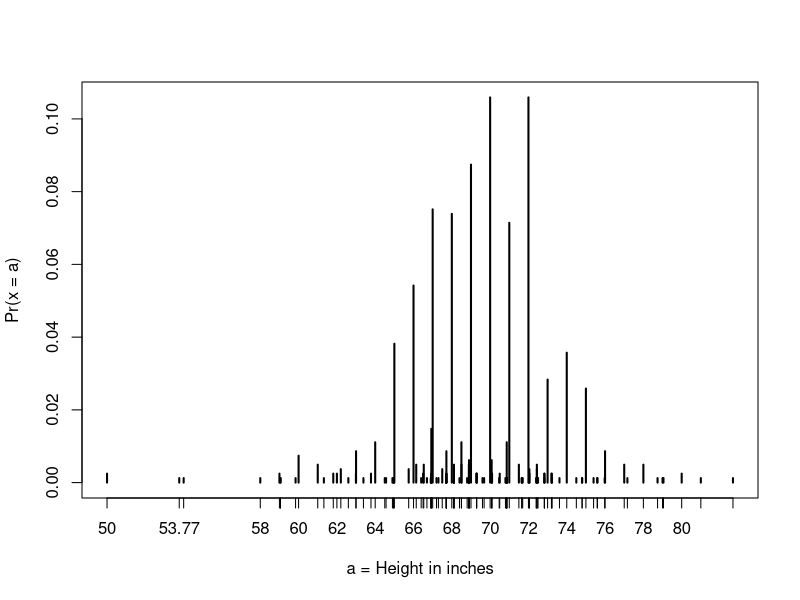
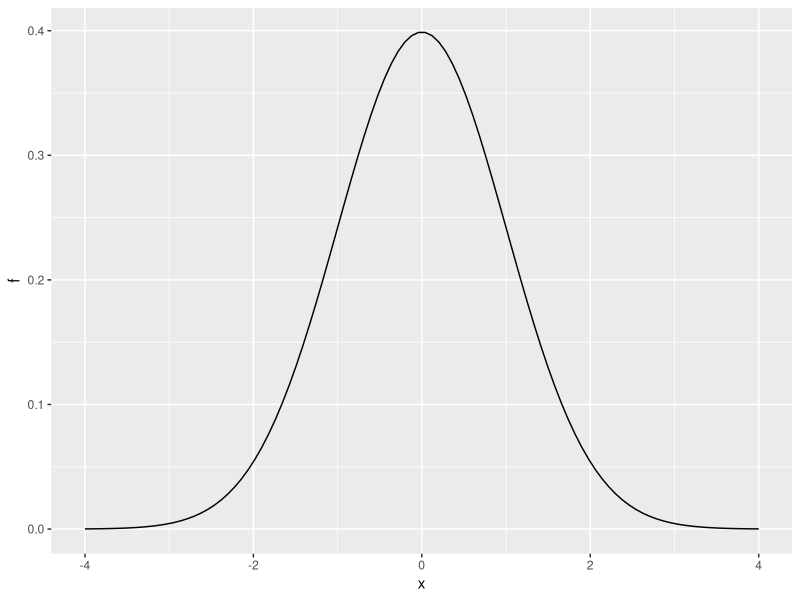
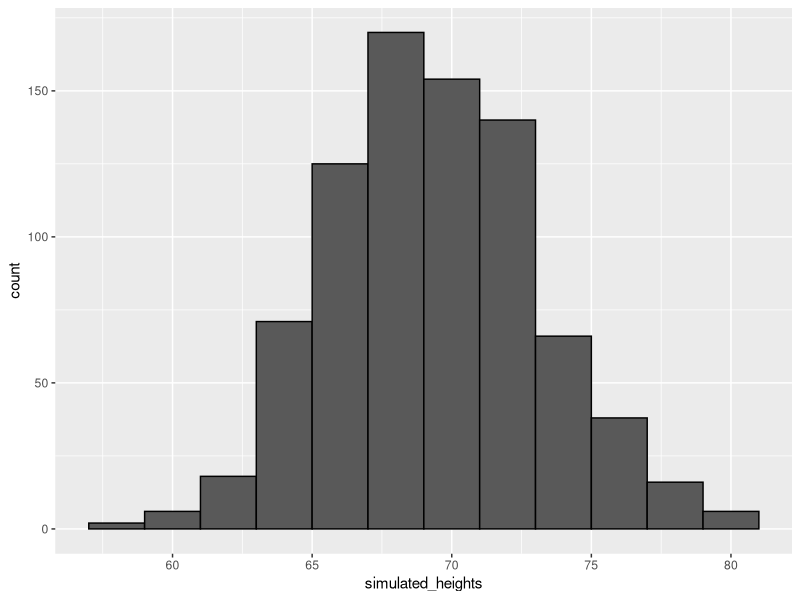
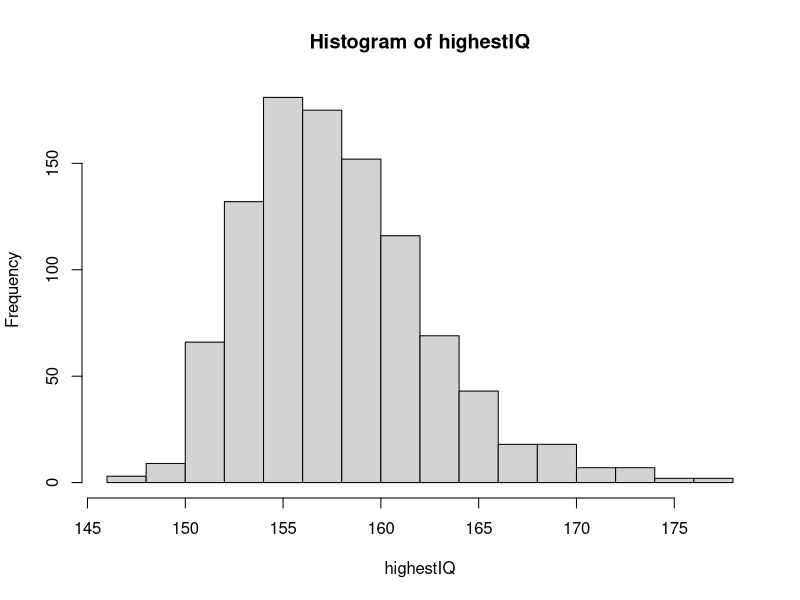
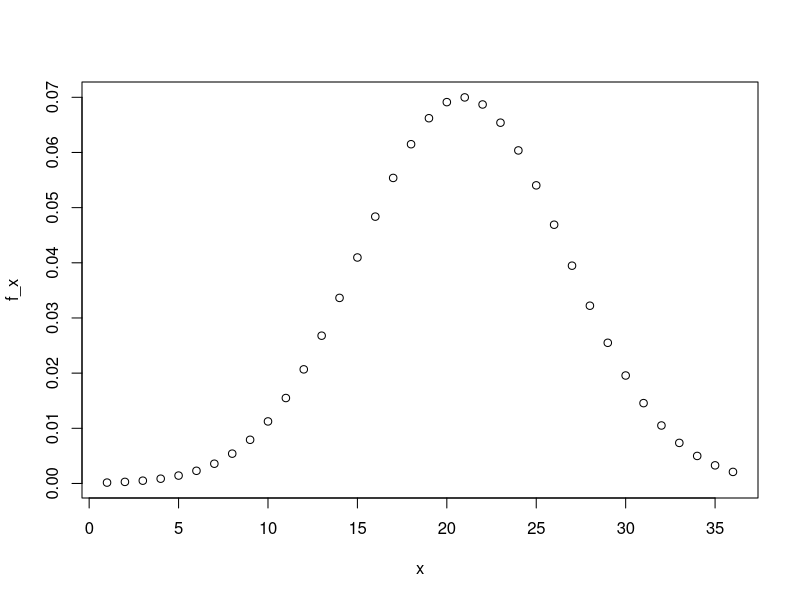
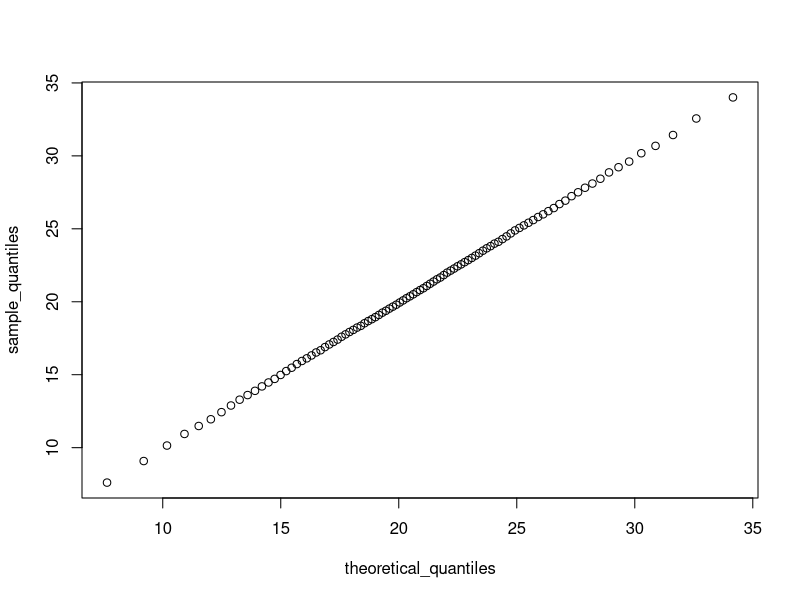

Here is the R script that generated these plots, in order:
library(tidyverse)
library(dslabs)
data(heights)
x <- heights %>% filter(sex == "Male") %>% pull(height)
F <- function(a) mean(x<=a)

# probability that a random student height is greater than 70.5 inches
1-F(70.5)
# theoretical calculation of the above using normal approximation of male heights
1-pnorm(70.5, mean(x), sd(x))

# plot distribution of exact heights in data
plot(prop.table(table(x)), xlab = "a = Height in inches", ylab = "Pr(x = a)")

# Plotting the probability density for the normal distribution
library(tidyverse)
x <- seq(-4, 4, length=100)
data.frame(x, f = dnorm(x)) %>% 
  ggplot(aes(x,f)) +
  geom_line()

# define x as male heights from dslabs data
library(tidyverse)
library(dslabs)
data(heights)
x <- heights %>% filter(sex == "Male") %>% pull(height)

# generate simulated height data using normal distribution - both datasets should have n observations
n <- length(x)
avg <- mean(x)
s <- sd(x)
simulated_heights <- rnorm(n, avg, s)

# plot distribution of simulated_heights
data.frame(simulated_heights = simulated_heights) %>%
  ggplot(aes(simulated_heights)) +
  geom_histogram(color="black", binwidth = 2)

# Monte Carlo simulation of tallest person over 7 feet
B <- 10000
tallest <- replicate(B, {
  simulated_data <- rnorm(800, avg, s)
  max(simulated_data)
})
mean(tallest >= 7*12)

# Assume the distribution of female heights is approximated by a normal distribution 
# with a mean of 64 inches and a standard deviation of 3 inches. If we pick a female 
# at random, what is the probability that she is 5 feet or shorter?

pnorm(5*12, 64, 3)

# Assume the distribution of female heights is approximated by a normal distribution 
# with a mean of 64 inches and a standard deviation of 3 inches. If we pick a female 
# at random, what is the probability that she is 6 feet or taller?

1-pnorm(72, 64, 3)

# Assume the distribution of female heights is approximated by a normal distribution 
# with a mean of 64 inches and a standard deviation of 3 inches. If we pick a female 
# at random, what is the probability that she is between 61 and 67 inches?

pnorm(67, 64, 3) - pnorm(61, 64, 3)

# Repeat the previous exercise, but convert everything to centimeters. That is, 
# multiply every height, including the standard deviation, by 2.54. What is the answer now?

pnorm(67*2.54, 64*2.54, 3*2.54) - pnorm(61*2.54, 64*2.54, 3*2.54)

# Imagine the distribution of male adults is approximately normal with an average of 
# 69 inches and a standard deviation of 3 inches. How tall is a male in the 99th percentile?

qnorm(0.99, 69, 3)

# The distribution of IQ scores is approximately normally distributed. The average is 100 
# and the standard deviation is 15. Suppose you want to know the distribution of the highest 
# IQ across all graduating classes if 10,000 people are born each in your school district. 
# Run a Monte Carlo simulation with B=1000 generating 10,000 IQ scores and keeping the highest. 
# Make a histogram
B <- 1000
highestIQ <- replicate(B, {
  simulated_data <- rnorm(10000, 100, 15)
  max(simulated_data)
})
hist(highestIQ)


# ACT scores
# 
set.seed(16, sample.kind = "Rounding")

# Generate a normal distribution of 10000 tests with a mean of 20.9 and standard deviation of 5.7. 
# Save these values as act_scores.

act_scores <- rnorm(10000, 20.9, 5.7)

# What is the mean of act_scores?
mean(act_scores)

# What is the standard deviation of act_scores?
sd(act_scores)

# In act_scores, how many perfect scores are there out of 10,000 simulated tests?
sum(act_scores >= 36)

# In act_scores, what is the probability of an ACT score greater than 30?
mean(act_scores > 30)

# In act_scores, what is the probability of an ACT score less than or equal to 10?
mean(act_scores <= 10)

# Set x equal to the sequence of integers 1 to 36. Use dnorm to determine the 
# value of the probability density function over x given a mean of 20.9 and standard 
# deviation of 5.7; save the result as f_x. Plot x against f_x.

library(tidyverse)
x <- seq(1, 36)
f_x <- dnorm(x, 20.9, 5.7)
plot(x, f_x)

# Convert act_scores to Z-scores.
z <- (act_scores - mean(act_scores))/sd(act_scores)

# What is the probability of a Z-score greater than 2 (2 standard deviations above the mean)?
mean(z > 2)

# What ACT score value corresponds to 2 standard deviations above the mean (Z = 2)?
z <- 2
x <- z*sd(act_scores) + mean(act_scores)

# Use qnorm() to determine the 97.5th percentile of normally distributed data with 
# the mean and standard deviation observed in act_scores.
# What is the 97.5th percentile of act_scores?

qnorm(0.975, mean(act_scores), sd(act_scores))

# Write a function that takes a value and produces the probability of an ACT score less than 
# or equal to that value (the CDF). Apply this function to the range 1 to 36.

x <- seq(1, 36)
f <- function(x){
  mean(act_scores <= x)
}
cdf <- sapply(x, f)

# What is the minimum integer score such that the probability of that score or lower is at least .95?
#data.frame(score = x, cdf = cdf) %>% filter(cdf > 0.95) %>% min(.$score)
min(which(cdf >= .95))

# Use qnorm() to determine the expected 95th percentile, the value for which the probability of 
# receiving that score or lower is 0.95, given a mean score of 20.9 and standard deviation of 5.7.
qnorm(0.95, 20.9, 5.7)

# Make a vector containing the quantiles for p <- seq(0.01, 0.99, 0.01), the 1st through 99th 
# percentiles of the act_scores data. Save these as sample_quantiles
# In what percentile is a score of 26?
p <- seq(0.01, 0.99, 0.01)
sample_quantiles <- quantile(act_scores, p)
#sample_quantiles < 26
names(sample_quantiles[max(which(sample_quantiles < 26))])

# Make a corresponding set of theoretical quantiles using qnorm() over the interval p <- seq(0.01, 0.99, 0.01) 
# with mean 20.9 and standard deviation 5.7. Save these as theoretical_quantiles. Make a QQ-plot graphing 
# sample_quantiles on the y-axis versus theoretical_quantiles on the x-axis.
p <- seq(0.01, 0.99, 0.01)
theoretical_quantiles <- qnorm(p, 20.9, 5.7)
qqplot(theoretical_quantiles, sample_quantiles)
